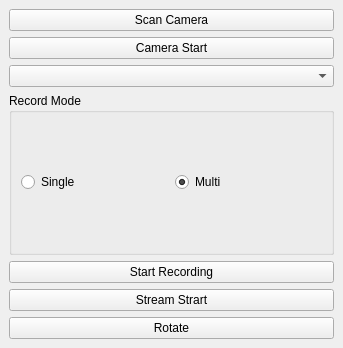
<?xml version="1.0" encoding="UTF-8"?>
<ui version="4.0">
 <class>ToolDock</class>
 <widget class="QDockWidget" name="ToolDock">
  <property name="geometry">
   <rect>
    <x>0</x>
    <y>0</y>
    <width>343</width>
    <height>348</height>
   </rect>
  </property>
  <property name="windowTitle">
   <string>Controls</string>
  </property>
  <widget class="QWidget" name="dockWidgetContents">
   <layout class="QVBoxLayout" name="verticalLayout" stretch="1,0,1,1,1,1,1">
    <item>
     <widget class="QPushButton" name="bt_scan">
      <property name="minimumSize">
       <size>
        <width>0</width>
        <height>0</height>
       </size>
      </property>
      <property name="text">
       <string>Scan Camera</string>
      </property>
     </widget>
    </item>
    <item>
     <widget class="QPushButton" name="bt_stream">
      <property name="minimumSize">
       <size>
        <width>0</width>
        <height>0</height>
       </size>
      </property>
      <property name="text">
       <string>Camera Start</string>
      </property>
     </widget>
    </item>
    <item>
     <widget class="QComboBox" name="combo_mode">
      <property name="minimumSize">
       <size>
        <width>0</width>
        <height>0</height>
       </size>
      </property>
     </widget>
    </item>
    <item>
     <widget class="QGroupBox" name="groupBox">
      <property name="title">
       <string>Record Mode</string>
      </property>
      <layout class="QHBoxLayout" name="horizontalLayout">
       <item>
        <widget class="QRadioButton" name="rb_single">
         <property name="text">
          <string>Single</string>
         </property>
         <property name="checkable">
          <bool>true</bool>
         </property>
         <property name="checked">
          <bool>false</bool>
         </property>
        </widget>
       </item>
       <item>
        <widget class="QRadioButton" name="rb_multi">
         <property name="text">
          <string>Multi</string>
         </property>
         <property name="checked">
          <bool>true</bool>
         </property>
        </widget>
       </item>
      </layout>
     </widget>
    </item>
    <item>
     <widget class="QPushButton" name="bt_record">
      <property name="minimumSize">
       <size>
        <width>0</width>
        <height>0</height>
       </size>
      </property>
      <property name="text">
       <string>Start Recording</string>
      </property>
     </widget>
    </item>
    <item>
     <widget class="QPushButton" name="bt_RTSP">
      <property name="minimumSize">
       <size>
        <width>0</width>
        <height>0</height>
       </size>
      </property>
      <property name="text">
       <string>Stream Strart</string>
      </property>
     </widget>
    </item>
    <item>
     <widget class="QPushButton" name="bt_rotate">
      <property name="minimumSize">
       <size>
        <width>0</width>
        <height>0</height>
       </size>
      </property>
      <property name="text">
       <string>Rotate</string>
      </property>
     </widget>
    </item>
   </layout>
  </widget>
 </widget>
 <resources/>
 <connections/>
</ui>
